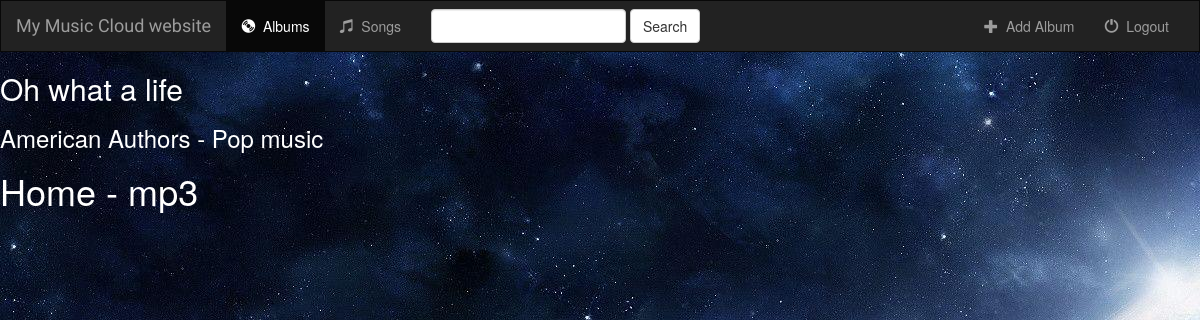
The app's page /music/song/19/details/ with its own data.
### music/models.py (models this page shows, shortened)
class Album(models.Model):
    artist = models.CharField(max_length=250)
    album_title = models.CharField(max_length=500)
    genre = models.CharField(max_length=100)
    album_logo = models.ImageField(null=True)
    is_favorite = models.BooleanField(default=False)

class Song(models.Model):
    album = models.ForeignKey(Album, on_delete=models.CASCADE)
    file_type = models.CharField(max_length=10)
    song_title = models.CharField(max_length=250)
    is_favorite = models.BooleanField(default=False)

### music/views.py (the view)
# urls.py: url(r'^song/(?P<pk>[0-9]+)/details/$', views.SongDetailView.as_view(), name='song-details'),
class SongDetailView(generic.DetailView):
    model = Song
    template_name = 'music/song-details.html'
    def get_context_data(self, *args, **kwargs):
        context = super().get_context_data(*args, **kwargs)
        context.update({'album': self.get_object().album})
        return context

### music/templates/music/song-details.html (shortened to what this page needs)
{% extends 'music/base.html' %}
{% block body %}
	<h2 style="color: white;">{{ album.album_title }}</h2>
	<h3 style="color: white;">{{ album.artist }} - {{ album.genre }}</h3>
	<h1 style="color: white;">{{ song.song_title }} - {{ song.file_type }}</h1>
{% endblock %}

### music/static/music/style.css (style rules this page uses)
body { background: white url("images/background.jpg") no-repeat; }

### records on screen
Album: album_title "Oh what a life", artist "American Authors", genre "Pop music"
Song: song_title "Home", file_type "mp3"
